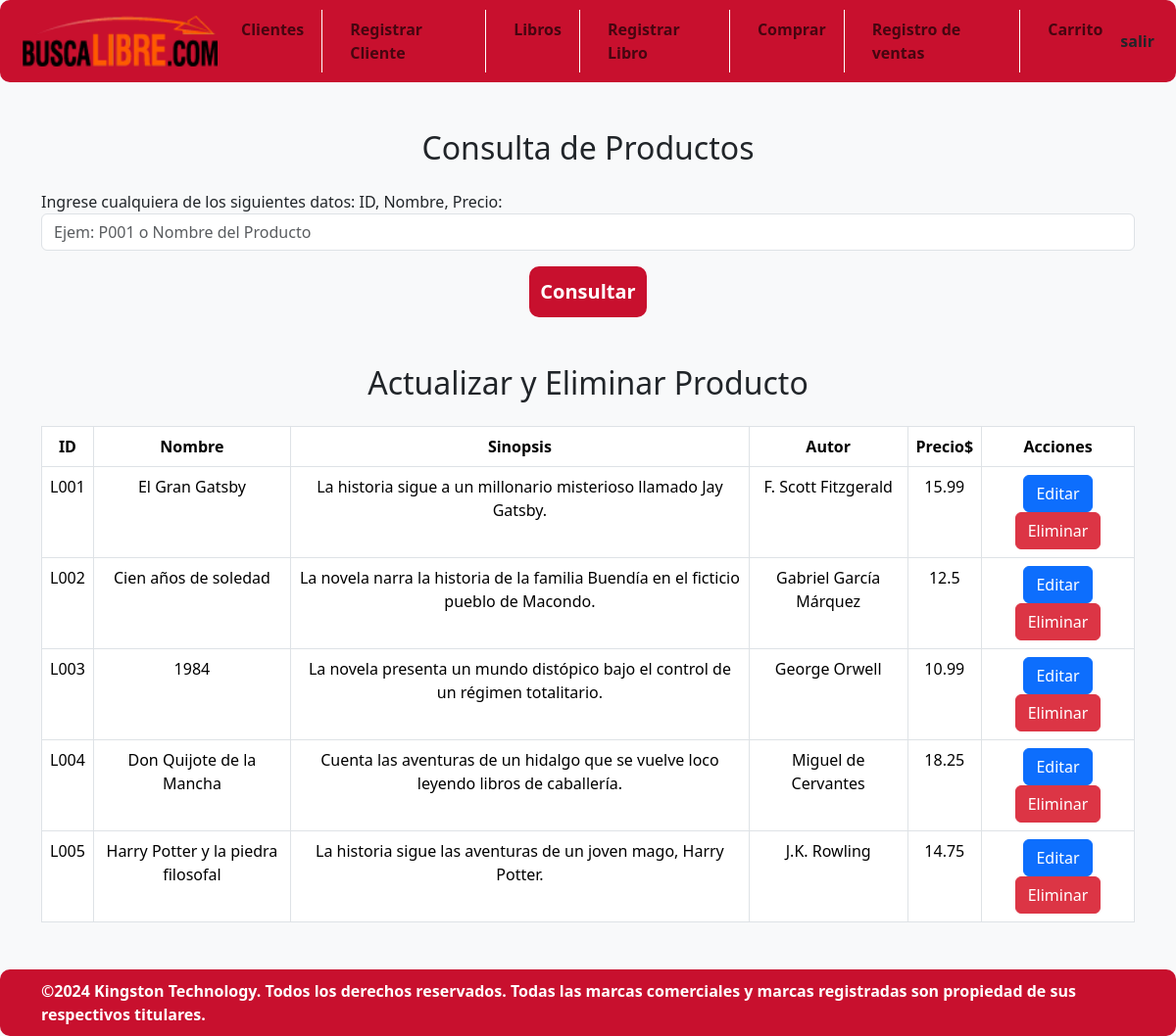
The page /Presentador/formulario_editarP.php (signed in) on the database its author committed.
### tables this page shows
CREATE TABLE `libro` (
  `id_Producto` varchar(4) NOT NULL,
  `Nombre` varchar(255) NOT NULL,
  `Sinopsis` varchar(255) NOT NULL,
  `Autor` varchar(255) NOT NULL,
  `Precio` float NOT NULL,
  `FechaPublicacion` date NOT NULL,
  `Stock` int NOT NULL DEFAULT '0'
);

### Presentador/formulario_editarP.php (the view, shortened to what this page needs)
<?php
include("../Datos/head.php");
include("../Datos/navbar.php");
include("../Datos/conexion.php");
$consulta = $conexion->query("SELECT id_Producto, Nombre, Sinopsis, Autor, Precio FROM libro ORDER BY id_Producto ASC");
$productos = $consulta->fetchAll(PDO::FETCH_OBJ);
?>
<body class="bg-light">
    <div class="container mt-5">
        <h2 class="text-center mb-4">Consulta de Productos</h2>
        <form action="" method="post">
            <div class="form-group">
                <label for="consulta">Ingrese cualquiera de los siguientes datos: ID, Nombre, Precio:</label>
                <input type="text" name="consulta" class="form-control" placeholder="Ejem: P001 o Nombre del Producto" required>
            </div>
            <div class="text-center mt-3 mb-4">
                <button type="submit" class="btn btn-celeste btn-lg">Consultar</button>
            </div>
        </form>
    </div>
    <div class="container mt-5">
        <h2 class="text-center mb-4">Actualizar y Eliminar Producto</h2>
        <table class="table table-bordered text-center">
            <thead>
                <tr>
                    <th>ID</th>
                    <th>Nombre</th>
                    <th>Sinopsis</th>
                    <th>Autor</th>
                    <th>Precio$</th>
                    <th>Acciones</th>
                </tr>
            </thead>
            <tbody>
                <?php foreach ($productos as $producto): ?>
                    <tr>
                        <td><?= $producto->id_Producto ?></td>
                        <td><?= $producto->Nombre ?></td>
                        <td><?= $producto->Sinopsis ?></td>
                        <td><?= $producto->Autor ?></td>
                        <td><?= $producto->Precio ?></td>
                        <td>
                            <a href="../Dominio/editarP.php?id=<?= $producto->id_Producto ?>" class="btn btn-primary">Editar</a>
                            <a href="../Dominio/eliminarP.php?id=<?= $producto->id_Producto ?>" class="btn btn-danger">Eliminar</a>
                        </td>
                    </tr>
                <?php endforeach; ?>
            </tbody>
        </table>
    </div>
    <?php include("../Datos/footer.php"); ?>
</body>
</html>

### Datos/estilos.css (style rules this page uses)
.bg-celeste, .btn-celeste, .navbar-celeste { background-color: #C8102E; color: white; padding: 10px; border-radius: 10px; font-weight: bold; }

### rows shown on the page
libro: id_Producto "L001", Nombre "El Gran Gatsby", Sinopsis "La historia sigue a un millonario misterioso llamado Jay Gatsby.", Autor "F. Scott Fitzgerald", Precio "15.99"
libro: id_Producto "L002", Nombre "Cien años de soledad", Sinopsis "La novela narra la historia de la familia Buendía en el ficticio pueblo de Macondo.", Autor "Gabriel García Márquez", Precio "12.5"
libro: id_Producto "L003", Nombre "1984", Sinopsis "La novela presenta un mundo distópico bajo el control de un régimen totalitario.", Autor "George Orwell", Precio "10.99"
libro: id_Producto "L004", Nombre "Don Quijote de la Mancha", Sinopsis "Cuenta las aventuras de un hidalgo que se vuelve loco leyendo libros de caballería.", Autor "Miguel de Cervantes", Precio "18.25"
libro: id_Producto "L005", Nombre "Harry Potter y la piedra filosofal", Sinopsis "La historia sigue las aventuras de un joven mago, Harry Potter.", Autor "J.K. Rowling", Precio "14.75"
